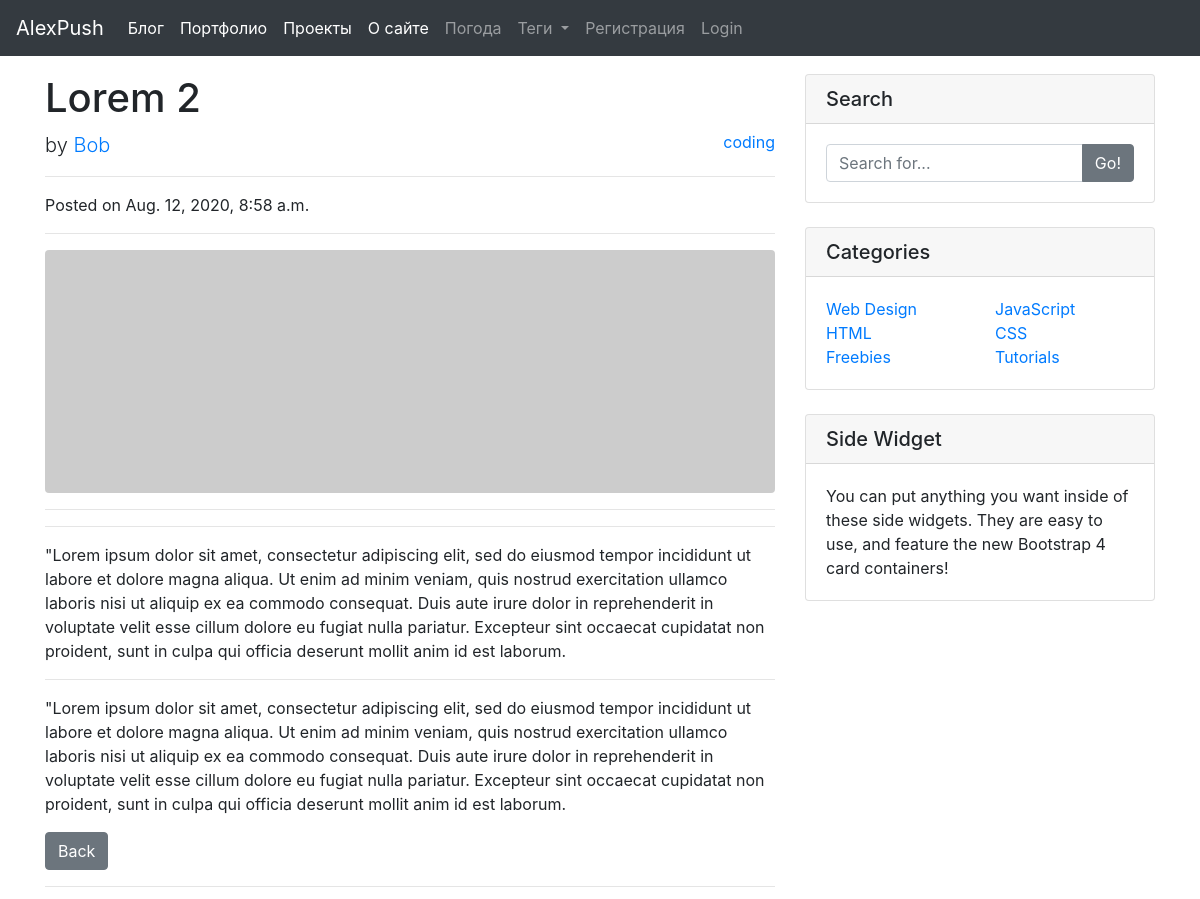
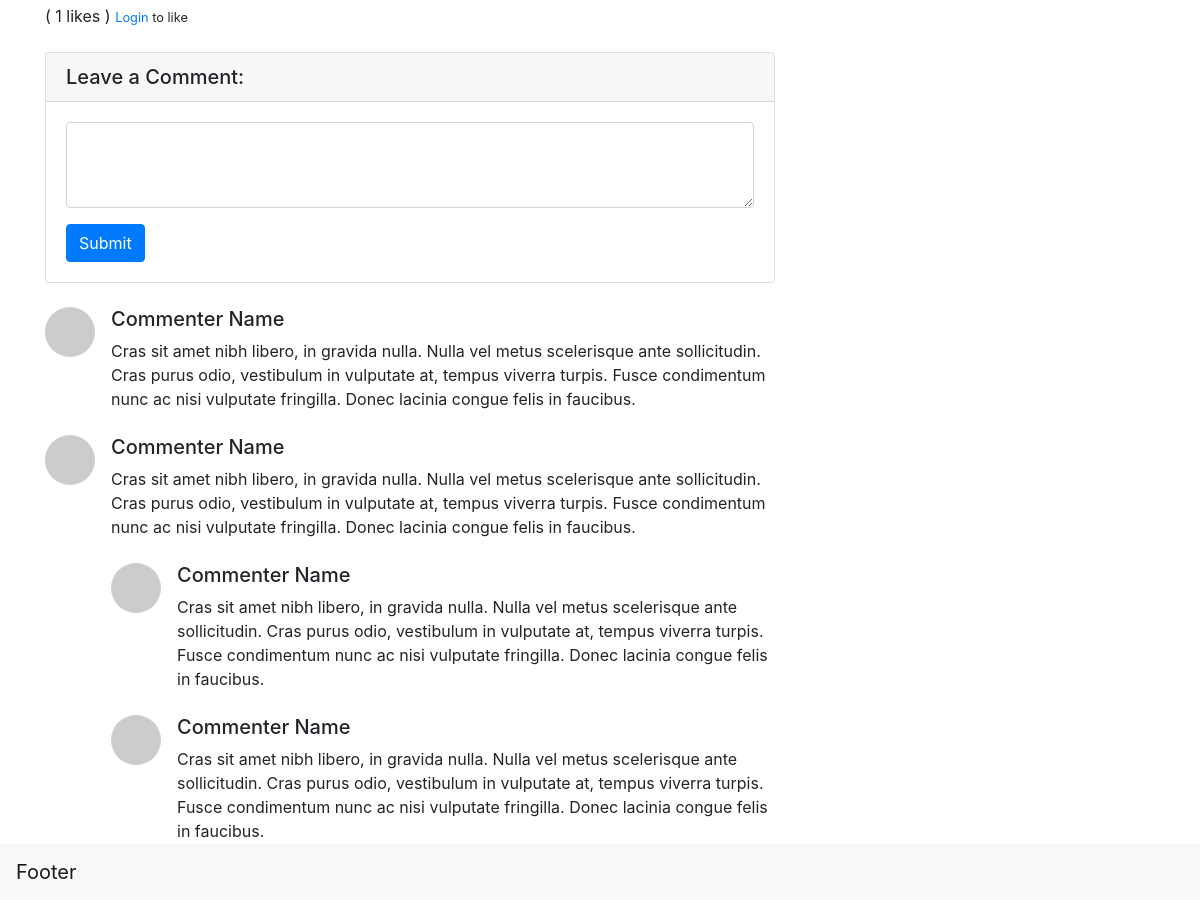
Screenshot of /blog/article/8 with the database file from the repository (2 pictures, top to bottom).
### blog/models.py (models this page shows, shortened)
class Post(models.Model):
    title = models.CharField(max_length=255)
    author = models.ForeignKey(User, on_delete=models.CASCADE)
    description = models.TextField(max_length=500,null=True, blank=True)
    body = RichTextField(null=True, blank=True)
    date_created = models.DateTimeField(auto_now_add=True, null=True)
    category = models.CharField(max_length=255, default='coding')
    likes = models.ManyToManyField(User, related_name='blog_posts')
    def total_likes(self):
        return self.likes.count()

### blog/views.py (the view)
# urls.py: path('article/<int:pk>', ArticleDetail.as_view(), name='article-detail'),
class ArticleDetail(DetailView):
    model = Post
    template_name = 'blog/article_details.html'
    def get_context_data(self, *args, **kwargs):
        cat_menu = Category.objects.all()
        context = super(ArticleDetail, self).get_context_data(*args, **kwargs)
        stuff = get_object_or_404(Post, id = self.kwargs['pk'])
        total_likes = stuff.total_likes()
        liked = False
        if stuff.likes.filter(id=self.request.user.id).exists(): liked = True
        context['cat_menu'] = cat_menu
        context['total_likes'] = total_likes
        context['liked'] = liked
        return context

### blog/models.py (called while the page is built)
    def __str__(self):
        return str(self.name)

### blog/templates/blog/article_details.html (shortened to what this page needs)
{% extends 'home_pages/main.html' %}
{% block content %}
<div>
  <h1 class="mt-4">{{ post.title }}</h1>
  <p class="lead">
    by
    <a href="#">{{ post.author }}</a>
    <small><a class="float-right" href="{% url 'category' post.category|slugify%}">{{ post.category }}</a></small>
  </p>
  <hr>
  <p>Posted on {{ post.date_created }}</p>
  <hr>
  <img class="img-fluid rounded" src="http://placehold.it/900x300" alt="">
  <hr>
  <hr>
  <div>
  <p>{{ post.description }}</p>
  <hr>
  <p>{{ post.body|safe }}</p>
  </div>
  <a href="{% url 'blog' %}" class="btn btn-secondary">Back</a>
  <hr>
  <form action="{% url 'like_post' post.pk %}" method="POST">
    {% if user.is_authenticated %}
        {% if liked %}
          <button type="submit",
                  name="post_id",
                  value="{{post.id}}",
                  class="btn btn-danger btn-sm">Unlike</button>
          ( {{ total_likes }} likes )
        {% else %}
          <button type="submit",
                  name="post_id",
                  value="{{post.id}}",
                  class="btn btn-primary btn-sm">Like</button>
          ( {{ total_likes }} likes )
        {% endif %}
    {% else %}
    ( {{ total_likes }} likes )
    <small><a href="{% url 'login' %}">Login</a> to like</small>
    {% endif %}
  </form>
  <div class="card my-4">
    <h5 class="card-header">Leave a Comment:</h5>
    <div class="card-body">
      <form>
        <div class="form-group">
          <textarea class="form-control" rows="3"></textarea>
        </div>
        <button type="submit" class="btn btn-primary">Submit</button>
      </form>
    </div>
  </div>
  <div class="media mb-4">
    <img class="d-flex mr-3 rounded-circle" src="http://placehold.it/50x50" alt="">
    <div class="media-body">
      <h5 class="mt-0">Commenter Name</h5>
      Cras sit amet nibh libero, in gravida nulla. Nulla vel metus scelerisque ante sollicitudin. Cras purus odio, vestibulum in vulputate at, tempus viverra turpis. Fusce condimentum nunc ac nisi vulputate fringilla. Donec lacinia congue felis in faucibus.
    </div>
  </div>
  <div class="media mb-4">
    <img class="d-flex mr-3 rounded-circle" src="http://placehold.it/50x50" alt="">
    <div class="media-body">
      <h5 class="mt-0">Commenter Name</h5>
      Cras sit amet nibh libero, in gravida nulla. Nulla vel metus scelerisque ante sollicitudin. Cras purus odio, vestibulum in vulputate at, tempus viverra turpis. Fusce condimentum nunc ac nisi vulputate fringilla. Donec lacinia congue felis in faucibus.
      <div class="media mt-4">
        <img class="d-flex mr-3 rounded-circle" src="http://placehold.it/50x50" alt="">
        <div class="media-body">
          <h5 class="mt-0">Commenter Name</h5>
          Cras sit amet nibh libero, in gravida nulla. Nulla vel metus scelerisque ante sollicitudin. Cras purus odio, vestibulum in vulputate at, tempus viverra turpis. Fusce condimentum nunc ac nisi vulputate fringilla. Donec lacinia congue felis in faucibus.
        </div>
      </div>
      <div class="media mt-4">
        <img class="d-flex mr-3 rounded-circle" src="http://placehold.it/50x50" alt="">
        <div class="media-body">
          <h5 class="mt-0">Commenter Name</h5>
          Cras sit amet nibh libero, in gravida nulla. Nulla vel metus scelerisque ante sollicitudin. Cras purus odio, vestibulum in vulputate at, tempus viverra turpis. Fusce condimentum nunc ac nisi vulputate fringilla. Donec lacinia congue felis in faucibus.
        </div>
      </div>
    </div>
  </div>
</div>
{% endblock content%}

### rows the page displays
Post: title "Lorem 2", author "Bob", category "coding", date_created "Aug. 12, 2020, 8:58 a.m.", description "\"Lorem ipsum dolor sit amet, consectetur adipiscing elit, sed do eiusmod tempor incididunt ut labore et dolore magna aliqua. Ut enim ad minim veniam, quis nostrud exercitation ullamco laboris nisi ut aliquip ex ea commodo consequat. Duis aute irure dolor in reprehenderit in voluptate velit esse cillum dolore eu fugiat nulla pariatur. Excepteur sint occaecat cupidatat non proident, sunt in culpa qui officia deserunt mollit anim id est laborum.", body "\"Lorem ipsum dolor sit amet, consectetur adipiscing elit, sed do eiusmod tempor incididunt ut labore et dolore magna aliqua. Ut enim ad minim veniam, quis nostrud exercitation ullamco laboris nisi ut aliquip ex ea commodo consequat. Duis aute irure dolor in reprehenderit in voluptate velit esse cillum dolore eu fugiat nulla pariatur. Excepteur sint occaecat cupidatat non proident, sunt in culpa qui officia deserunt mollit anim id est laborum."

### other values shown
{{ total_likes }} "1"
